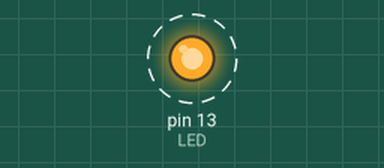
Simulated run of this sketch. Board: Arduino Uno, built with avr-gcc and run on an emulated ATmega328P. On the bench: output pins drawn as LEDs (lit = HIGH). Dashed ring = blinking. At 5.0 s the program stops and its outputs stay as they are.

Above: at 0.2 s.
Timing chart, 0 to 3.0 s (numbered marks = the images above):
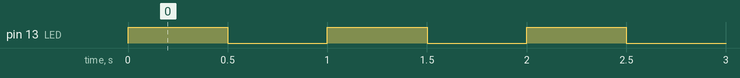

Measured:
- by itself, pin 13 (LED): alternates HIGH for 0.50 s and LOW for 0.50 s, 10 changes in all, then stays LOW

The sketch:

Stop_blinking_after_5_sec.ino
```cpp
const int LED = 13;
int i;

void setup()
{
  pinMode(LED, OUTPUT);
}

void loop()
{
  for(i=1 ; i<=5 ; i++)
     {
       digitalWrite(LED, HIGH);
       delay(500);
       digitalWrite(LED, LOW);
       delay(500);
     }

  exit(1);                    // exit function stops the arduino from executing the loop.
}
```
